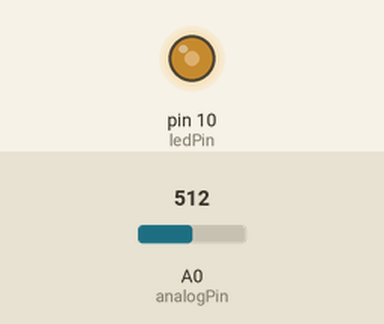
Simulated run of this sketch. Board: Arduino Uno, built with avr-gcc and run on an emulated ATmega328P. Shown: output pins drawn as LEDs (lit = HIGH). Inputs (shaded band) come from the test bench; at power-on: A0 (analogPin) = 512.

Above: at 1.2 s.
1.3 s: A0 (analogPin) set to 716
At 2.5 s:
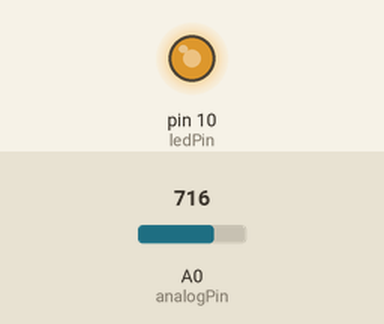
2.8 s: A0 (analogPin) set to 900
At 3.6 s:
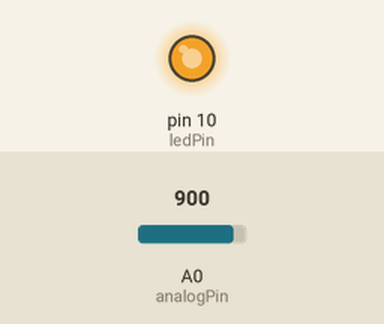
4.3 s: A0 (analogPin) set to 122
At 4.8 s:
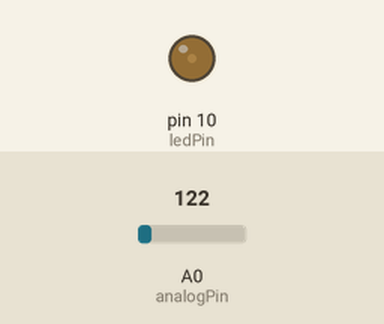
5.8 s: A0 (analogPin) set to 0
At 7.1 s:
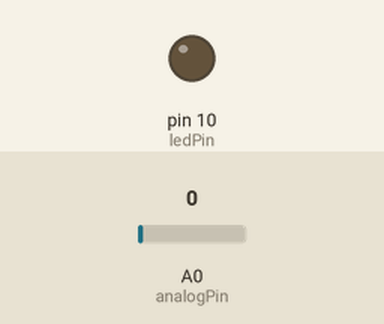
Timing chart, 0 to 8.3 s (numbered marks = the images above; inputs shaded):
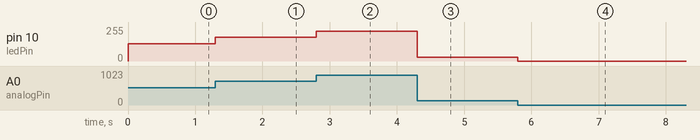

Measured:
- after the input at 1.3 s, pin 10 (ledPin): 128/255 → 179/255 at once
- after the input at 2.8 s, pin 10 (ledPin): 179/255 → 225/255 at once
- after the input at 4.3 s, pin 10 (ledPin): 225/255 → 30/255 at once
- after the input at 5.8 s, pin 10 (ledPin): 30/255 → 0/255 at once

The sketch:

PC_w5_4.ino
```cpp
const int analogPin=A0;
const int ledPin=10;

void setup() {
  // put your setup code here, to run once:

}

void loop() {
  int analogInput=analogRead(analogPin);
  analogWrite(ledPin, analogInput/4);
}
```
